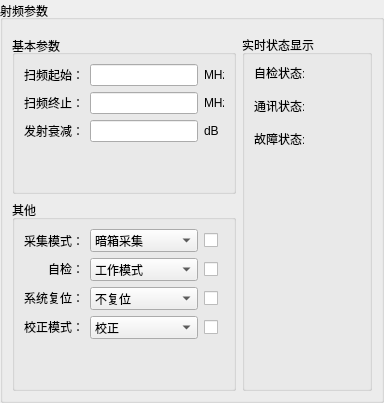
        <widget class="QGroupBox" name="groupBoxRf">
         <property name="minimumSize">
          <size>
           <width>0</width>
           <height>0</height>
          </size>
         </property>
         <property name="maximumSize">
          <size>
           <width>16777215</width>
           <height>16777215</height>
          </size>
         </property>
         <property name="title">
          <string>射频参数</string>
         </property>
         <property name="alignment">
          <set>Qt::AlignLeading|Qt::AlignLeft|Qt::AlignVCenter</set>
         </property>
         <layout class="QGridLayout" name="gridLayout_8">
          <property name="leftMargin">
           <number>9</number>
          </property>
          <property name="topMargin">
           <number>15</number>
          </property>
          <property name="rightMargin">
           <number>9</number>
          </property>
          <property name="bottomMargin">
           <number>9</number>
          </property>
          <item row="0" column="0">
           <widget class="QGroupBox" name="groupBox_2">
            <property name="minimumSize">
             <size>
              <width>0</width>
              <height>0</height>
             </size>
            </property>
            <property name="maximumSize">
             <size>
              <width>16777215</width>
              <height>16777215</height>
             </size>
            </property>
            <property name="title">
             <string>基本参数</string>
            </property>
            <property name="alignment">
             <set>Qt::AlignLeading|Qt::AlignLeft|Qt::AlignVCenter</set>
            </property>
            <layout class="QGridLayout" name="gridLayout_3">
             <item row="2" column="2">
              <widget class="QLabel" name="label">
               <property name="sizePolicy">
                <sizepolicy hsizetype="Fixed" vsizetype="Fixed">
                 <horstretch>0</horstretch>
                 <verstretch>0</verstretch>
                </sizepolicy>
               </property>
               <property name="minimumSize">
                <size>
                 <width>20</width>
                 <height>20</height>
                </size>
               </property>
               <property name="maximumSize">
                <size>
                 <width>20</width>
                 <height>20</height>
                </size>
               </property>
               <property name="text">
                <string>dB</string>
               </property>
              </widget>
             </item>
             <item row="2" column="0">
              <widget class="QLabel" name="label_6">
               <property name="minimumSize">
                <size>
                 <width>60</width>
                 <height>0</height>
                </size>
               </property>
               <property name="maximumSize">
                <size>
                 <width>60</width>
                 <height>16777215</height>
                </size>
               </property>
               <property name="text">
                <string>发射衰减：</string>
               </property>
               <property name="alignment">
                <set>Qt::AlignRight|Qt::AlignTrailing|Qt::AlignVCenter</set>
               </property>
              </widget>
             </item>
             <item row="1" column="2">
              <widget class="QLabel" name="label_29">
               <property name="sizePolicy">
                <sizepolicy hsizetype="Fixed" vsizetype="Fixed">
                 <horstretch>0</horstretch>
                 <verstretch>0</verstretch>
                </sizepolicy>
               </property>
               <property name="minimumSize">
                <size>
                 <width>20</width>
                 <height>20</height>
                </size>
               </property>
               <property name="maximumSize">
                <size>
                 <width>20</width>
                 <height>20</height>
                </size>
               </property>
               <property name="text">
                <string>MHz</string>
               </property>
              </widget>
             </item>
             <item row="1" column="0">
              <widget class="QLabel" name="label_13">
               <property name="minimumSize">
                <size>
                 <width>60</width>
                 <height>0</height>
                </size>
               </property>
               <property name="maximumSize">
                <size>
                 <width>60</width>
                 <height>16777215</height>
                </size>
               </property>
               <property name="text">
                <string>扫频终止：</string>
               </property>
               <property name="alignment">
                <set>Qt::AlignRight|Qt::AlignTrailing|Qt::AlignVCenter</set>
               </property>
              </widget>
             </item>
             <item row="0" column="2">
              <widget class="QLabel" name="label_30">
               <property name="sizePolicy">
                <sizepolicy hsizetype="Fixed" vsizetype="Fixed">
                 <horstretch>0</horstretch>
                 <verstretch>0</verstretch>
                </sizepolicy>
               </property>
               <property name="minimumSize">
                <size>
                 <width>20</width>
                 <height>20</height>
                </size>
               </property>
               <property name="maximumSize">
                <size>
                 <width>20</width>
                 <height>20</height>
                </size>
               </property>
               <property name="text">
                <string>MHz</string>
               </property>
              </widget>
             </item>
             <item row="0" column="1">
              <widget class="QLineEdit" name="lineEditSweepFStart">
               <property name="minimumSize">
                <size>
                 <width>0</width>
                 <height>0</height>
                </size>
               </property>
               <property name="maximumSize">
                <size>
                 <width>16777215</width>
                 <height>16777215</height>
                </size>
               </property>
              </widget>
             </item>
             <item row="1" column="1">
              <widget class="QLineEdit" name="lineEditSweepFEnd">
               <property name="minimumSize">
                <size>
                 <width>0</width>
                 <height>0</height>
                </size>
               </property>
               <property name="maximumSize">
                <size>
                 <width>16777215</width>
                 <height>16777215</height>
                </size>
               </property>
              </widget>
             </item>
             <item row="2" column="1">
              <widget class="QLineEdit" name="lineEditAtten">
               <property name="minimumSize">
                <size>
                 <width>0</width>
                 <height>0</height>
                </size>
               </property>
               <property name="maximumSize">
                <size>
                 <width>16777215</width>
                 <height>16777215</height>
                </size>
               </property>
               <property name="focusPolicy">
                <enum>Qt::WheelFocus</enum>
               </property>
              </widget>
             </item>
             <item row="0" column="0">
              <widget class="QLabel" name="label_5">
               <property name="minimumSize">
                <size>
                 <width>60</width>
                 <height>0</height>
                </size>
               </property>
               <property name="maximumSize">
                <size>
                 <width>60</width>
                 <height>16777215</height>
                </size>
               </property>
               <property name="text">
                <string>扫频起始：</string>
               </property>
               <property name="alignment">
                <set>Qt::AlignRight|Qt::AlignTrailing|Qt::AlignVCenter</set>
               </property>
              </widget>
             </item>
             <item row="3" column="1">
              <spacer name="verticalSpacer_6">
               <property name="orientation">
                <enum>Qt::Vertical</enum>
               </property>
               <property name="sizeHint" stdset="0">
                <size>
                 <width>20</width>
                 <height>40</height>
                </size>
               </property>
              </spacer>
             </item>
            </layout>
            <zorder>label_30</zorder>
            <zorder>lineEditSweepFEnd</zorder>
            <zorder>label_29</zorder>
            <zorder>lineEditAtten</zorder>
            <zorder>label</zorder>
            <zorder>label_13</zorder>
            <zorder>label_6</zorder>
            <zorder>label_5</zorder>
            <zorder>lineEditSweepFStart</zorder>
            <zorder>verticalSpacer_6</zorder>
           </widget>
          </item>
          <item row="0" column="1" rowspan="2">
           <widget class="QGroupBox" name="groupBox_7">
            <property name="minimumSize">
             <size>
              <width>130</width>
              <height>0</height>
             </size>
            </property>
            <property name="maximumSize">
             <size>
              <width>130</width>
              <height>16777215</height>
             </size>
            </property>
            <property name="title">
             <string>实时状态显示</string>
            </property>
            <layout class="QGridLayout" name="gridLayout_10">
             <property name="verticalSpacing">
              <number>15</number>
             </property>
             <item row="0" column="0">
              <widget class="QLabel" name="label_16">
               <property name="text">
                <string>自检状态:</string>
               </property>
               <property name="alignment">
                <set>Qt::AlignLeading|Qt::AlignLeft|Qt::AlignVCenter</set>
               </property>
              </widget>
             </item>
             <item row="0" column="1">
              <widget class="QLabel" name="label_Init_done">
               <property name="minimumSize">
                <size>
                 <width>70</width>
                 <height>16</height>
                </size>
               </property>
               <property name="maximumSize">
                <size>
                 <width>70</width>
                 <height>16</height>
                </size>
               </property>
               <property name="text">
                <string/>
               </property>
              </widget>
             </item>
             <item row="1" column="0">
              <widget class="QLabel" name="label_18">
               <property name="text">
                <string>通讯状态:</string>
               </property>
               <property name="alignment">
                <set>Qt::AlignLeading|Qt::AlignLeft|Qt::AlignVCenter</set>
               </property>
              </widget>
             </item>
             <item row="1" column="1">
              <widget class="QLabel" name="labelComm_Err">
               <property name="minimumSize">
                <size>
                 <width>70</width>
                 <height>16</height>
                </size>
               </property>
               <property name="maximumSize">
                <size>
                 <width>70</width>
                 <height>16</height>
                </size>
               </property>
               <property name="text">
                <string/>
               </property>
               <property name="alignment">
                <set>Qt::AlignLeading|Qt::AlignLeft|Qt::AlignVCenter</set>
               </property>
              </widget>
             </item>
             <item row="2" column="0">
              <widget class="QLabel" name="label_17">
               <property name="text">
                <string>故障状态:</string>
               </property>
               <property name="alignment">
                <set>Qt::AlignLeading|Qt::AlignLeft|Qt::AlignVCenter</set>
               </property>
              </widget>
             </item>
             <item row="3" column="0">
              <spacer name="verticalSpacer">
               <property name="orientation">
                <enum>Qt::Vertical</enum>
               </property>
               <property name="sizeHint" stdset="0">
                <size>
                 <width>20</width>
                 <height>40</height>
                </size>
               </property>
              </spacer>
             </item>
             <item row="2" column="1">
              <widget class="QLabel" name="label_44">
               <property name="text">
                <string/>
               </property>
              </widget>
             </item>
            </layout>
           </widget>
          </item>
          <item row="1" column="0">
           <widget class="QGroupBox" name="groupBox_4">
            <property name="minimumSize">
             <size>
              <width>0</width>
              <height>0</height>
             </size>
            </property>
            <property name="maximumSize">
             <size>
              <width>16777215</width>
              <height>16777215</height>
             </size>
            </property>
            <property name="title">
             <string>其他</string>
            </property>
            <layout class="QGridLayout" name="gridLayout">
             <item row="0" column="5">
              <widget class="QCheckBox" name="checkBoxGather">
               <property name="maximumSize">
                <size>
                 <width>20</width>
                 <height>16777215</height>
                </size>
               </property>
               <property name="text">
                <string/>
               </property>
              </widget>
             </item>
             <item row="0" column="2" colspan="3">
              <widget class="QComboBox" name="comboBoxGather">
               <property name="minimumSize">
                <size>
                 <width>87</width>
                 <height>23</height>
                </size>
               </property>
               <item>
                <property name="text">
                 <string>暗箱采集</string>
                </property>
               </item>
               <item>
                <property name="text">
                 <string>背景采集</string>
                </property>
               </item>
               <item>
                <property name="text">
                 <string>目标采集</string>
                </property>
               </item>
               <item>
                <property name="text">
                 <string>相位采集</string>
                </property>
               </item>
               <item>
                <property name="text">
                 <string>包络采集</string>
                </property>
               </item>
              </widget>
             </item>
             <item row="1" column="0">
              <widget class="QLabel" name="label_2">
               <property name="sizePolicy">
                <sizepolicy hsizetype="Fixed" vsizetype="Fixed">
                 <horstretch>0</horstretch>
                 <verstretch>0</verstretch>
                </sizepolicy>
               </property>
               <property name="minimumSize">
                <size>
                 <width>60</width>
                 <height>0</height>
                </size>
               </property>
               <property name="maximumSize">
                <size>
                 <width>60</width>
                 <height>16777215</height>
                </size>
               </property>
               <property name="text">
                <string>自检：</string>
               </property>
               <property name="alignment">
                <set>Qt::AlignRight|Qt::AlignTrailing|Qt::AlignVCenter</set>
               </property>
              </widget>
             </item>
             <item row="1" column="2" colspan="3">
              <widget class="QComboBox" name="comboBoxSys_init">
               <property name="minimumSize">
                <size>
                 <width>87</width>
                 <height>23</height>
                </size>
               </property>
               <property name="focusPolicy">
                <enum>Qt::StrongFocus</enum>
               </property>
               <item>
                <property name="text">
                 <string>工作模式</string>
                </property>
               </item>
               <item>
                <property name="text">
                 <string>自检模式</string>
                </property>
               </item>
              </widget>
             </item>
             <item row="2" column="0">
              <widget class="QLabel" name="label_4">
               <property name="sizePolicy">
                <sizepolicy hsizetype="Fixed" vsizetype="Fixed">
                 <horstretch>0</horstretch>
                 <verstretch>0</verstretch>
                </sizepolicy>
               </property>
               <property name="minimumSize">
                <size>
                 <width>60</width>
                 <height>0</height>
                </size>
               </property>
               <property name="maximumSize">
                <size>
                 <width>60</width>
                 <height>16777215</height>
                </size>
               </property>
               <property name="text">
                <string>系统复位：</string>
               </property>
               <property name="alignment">
                <set>Qt::AlignRight|Qt::AlignTrailing|Qt::AlignVCenter</set>
               </property>
              </widget>
             </item>
             <item row="0" column="0">
              <widget class="QLabel" name="label_31">
               <property name="minimumSize">
                <size>
                 <width>60</width>
                 <height>0</height>
                </size>
               </property>
               <property name="maximumSize">
                <size>
                 <width>60</width>
                 <height>16777215</height>
                </size>
               </property>
               <property name="text">
                <string>采集模式：</string>
               </property>
               <property name="alignment">
                <set>Qt::AlignRight|Qt::AlignTrailing|Qt::AlignVCenter</set>
               </property>
              </widget>
             </item>
             <item row="1" column="5">
              <widget class="QCheckBox" name="checkBoxRFSelfTest">
               <property name="maximumSize">
                <size>
                 <width>20</width>
                 <height>16777215</height>
                </size>
               </property>
               <property name="text">
                <string/>
               </property>
              </widget>
             </item>
             <item row="3" column="2" colspan="3">
              <widget class="QComboBox" name="comboBoxCal">
               <property name="minimumSize">
                <size>
                 <width>87</width>
                 <height>23</height>
                </size>
               </property>
               <property name="focusPolicy">
                <enum>Qt::StrongFocus</enum>
               </property>
               <item>
                <property name="text">
                 <string>校正</string>
                </property>
               </item>
               <item>
                <property name="text">
                 <string>正常工作</string>
                </property>
               </item>
              </widget>
             </item>
             <item row="2" column="5">
              <widget class="QCheckBox" name="checkBoxRFReset">
               <property name="maximumSize">
                <size>
                 <width>20</width>
                 <height>16777215</height>
                </size>
               </property>
               <property name="text">
                <string/>
               </property>
              </widget>
             </item>
             <item row="3" column="0">
              <widget class="QLabel" name="label_3">
               <property name="sizePolicy">
                <sizepolicy hsizetype="Fixed" vsizetype="Fixed">
                 <horstretch>0</horstretch>
                 <verstretch>0</verstretch>
                </sizepolicy>
               </property>
               <property name="minimumSize">
                <size>
                 <width>60</width>
                 <height>0</height>
                </size>
               </property>
               <property name="maximumSize">
                <size>
                 <width>60</width>
                 <height>16777215</height>
                </size>
               </property>
               <property name="text">
                <string>校正模式：</string>
               </property>
               <property name="alignment">
                <set>Qt::AlignRight|Qt::AlignTrailing|Qt::AlignVCenter</set>
               </property>
              </widget>
             </item>
             <item row="3" column="5">
              <widget class="QCheckBox" name="checkBoxRFAdjust">
               <property name="maximumSize">
                <size>
                 <width>20</width>
                 <height>16777215</height>
                </size>
               </property>
               <property name="text">
                <string/>
               </property>
              </widget>
             </item>
             <item row="2" column="2" colspan="3">
              <widget class="QComboBox" name="comboBoxReset">
               <property name="minimumSize">
                <size>
                 <width>87</width>
                 <height>23</height>
                </size>
               </property>
               <property name="focusPolicy">
                <enum>Qt::StrongFocus</enum>
               </property>
               <item>
                <property name="text">
                 <string>不复位</string>
                </property>
               </item>
               <item>
                <property name="text">
                 <string>复位</string>
                </property>
               </item>
              </widget>
             </item>
             <item row="4" column="2">
              <spacer name="verticalSpacer_5">
               <property name="orientation">
                <enum>Qt::Vertical</enum>
               </property>
               <property name="sizeHint" stdset="0">
                <size>
                 <width>20</width>
                 <height>40</height>
                </size>
               </property>
              </spacer>
             </item>
            </layout>
           </widget>
          </item>
         </layout>
        </widget>
